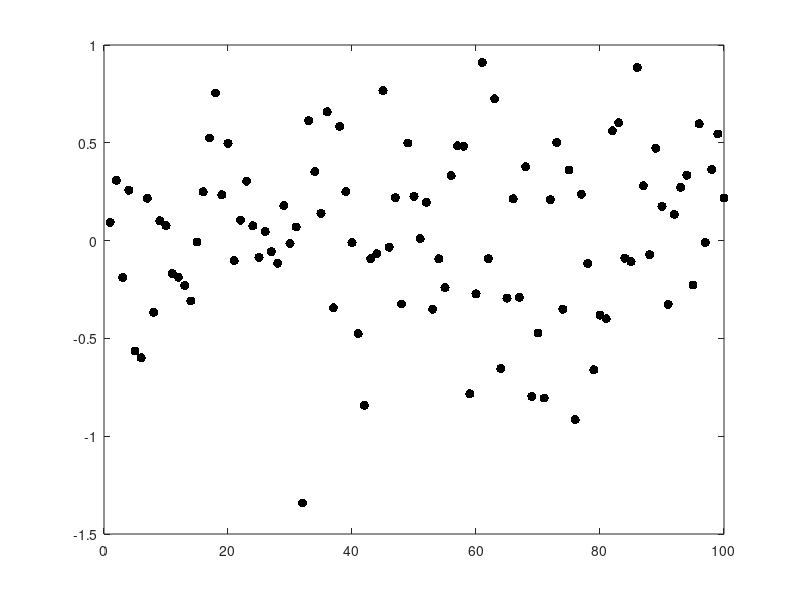

The MATLAB source for this figure: (Note: this script raises an error after producing the figure.)
clear;
close all

% Lets assume we have 7 trajectories with 100 datapoints each. 
% For example datapoints can be generated using randn
trajectories = randn(100,7);
% Taking mean across the trajectories (that is 2nd dimension) will give a single trajectory
trajectory = mean(trajectories,2);
p = 0.1; % define the error measure weightage (Give path matching closely with datapoint for high value of p)
% p must be between 0 and 1.
x_data = linspace(1,100,100); % Just to have 2D sense of trajectories

plot(x_data,trajectory,'k.','MarkerSize',20);hold on

path = csaps(x_data,trajectory,p);
fnplt(path); % show the path
% Here path is a structure which contains the polynomial coefficient between each successive pair of datapoint.